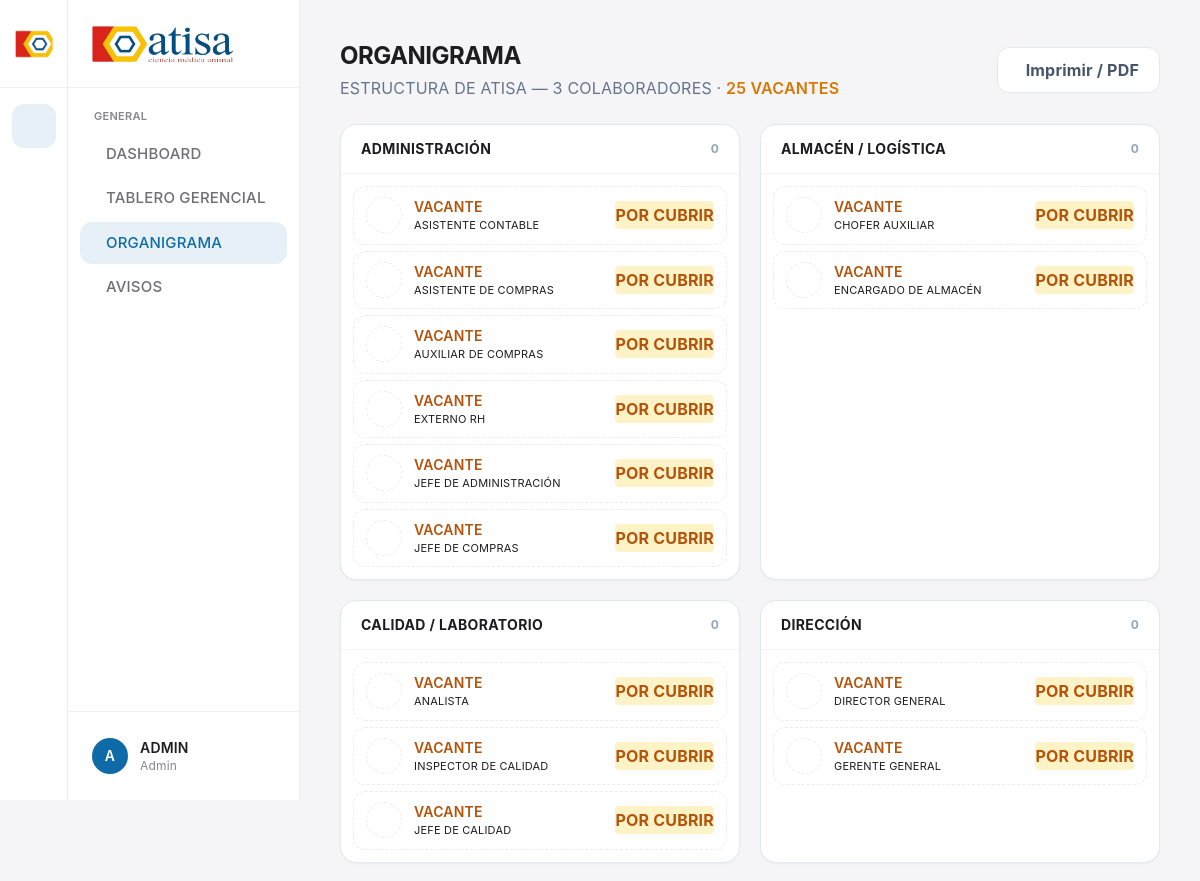
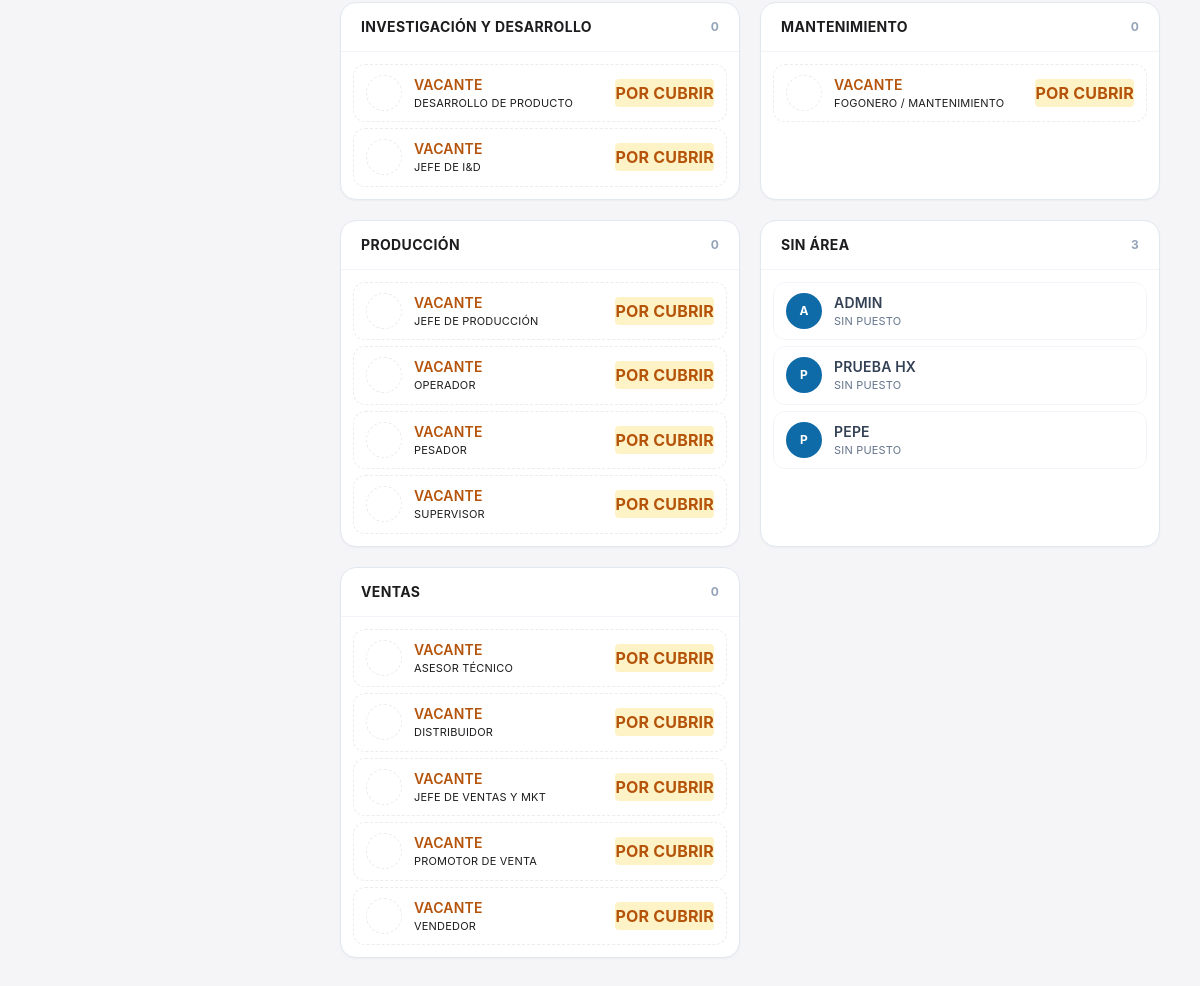
/organigrama (signed in), run on the app's committed database (2 pictures, top to bottom).
### tables this page shows
CREATE TABLE usuarios (
            id INTEGER PRIMARY KEY AUTOINCREMENT,
            numero_empleado TEXT UNIQUE NOT NULL,
            nombre_completo TEXT NOT NULL,
            username TEXT UNIQUE NOT NULL,
            password_hash TEXT NOT NULL,
            rol TEXT NOT NULL,
            estatus INTEGER DEFAULT 1
        , puesto TEXT, area TEXT, cumpleanos TEXT, talla_calzado TEXT, fecha_ingreso TEXT, fecha_nacimiento TEXT, curp TEXT, rfc TEXT, nss TEXT, domicilio TEXT, telefono TEXT, correo TEXT, estado_civil TEXT, num_dependientes TEXT, emergencia_nombre TEXT, emergencia_parentesco TEXT, emergencia_telefono TEXT, escolaridad TEXT, cedula_profesional TEXT, jefe_inmediato TEXT, tipo_contrato TEXT, fecha_fin_contrato TEXT, salario_diario TEXT, tipo_jornada TEXT, turno TEXT, infonavit TEXT, fonacot TEXT, banco_clabe TEXT, fecha_baja TEXT, motivo_baja TEXT);

CREATE TABLE puestos (
            id INTEGER PRIMARY KEY AUTOINCREMENT,
            codigo TEXT, nombre TEXT NOT NULL, area TEXT, nivel TEXT,
            objetivo TEXT, escolaridad TEXT, experiencia TEXT, conocimientos TEXT,
            habilidades TEXT, responsabilidades_bpm TEXT, epp TEXT, riesgos TEXT,
            activo INTEGER DEFAULT 1
        );

### erp.py (the view)
@app.route('/organigrama')
@login_required
@requiere_modulo('organigrama')
def organigrama():
    conn = get_db_connection()
    filas = conn.execute('''
        SELECT u.numero_empleado, u.nombre_completo, u.puesto, u.area,
               COALESCE(p.nivel, '') AS nivel
        FROM usuarios u
        LEFT JOIN puestos p ON p.nombre = u.puesto AND p.activo = 1
        WHERE u.estatus = 1
        ORDER BY u.nombre_completo
    ''').fetchall()
    vacantes = conn.execute('''
        SELECT nombre, area FROM puestos
        WHERE activo = 1 AND nombre NOT IN (
            SELECT puesto FROM usuarios WHERE estatus = 1 AND puesto IS NOT NULL AND puesto != ''
        ) ORDER BY area, nombre
    ''').fetchall()
    conn.close()
    filas = [dict(r) for r in filas]
    lideres = sorted([r for r in filas if r['nivel'] in ('Dirección', 'Gerente')],
                     key=lambda x: NIVEL_RANK.get(x['nivel'], 9))
    lideres_ids = {l['numero_empleado'] for l in lideres}
    por_area = {}
    for r in filas:
        if r['numero_empleado'] in lideres_ids:
            continue
        por_area.setdefault(r['area'] or 'Sin área', []).append(r)
    for a in por_area:
        por_area[a].sort(key=lambda x: (NIVEL_RANK.get(x['nivel'], 9), x['nombre_completo']))
    vac_por_area = {}
    for v in vacantes:
        vac_por_area.setdefault(v['area'] or 'Sin área', []).append(v['nombre'])
    areas_orden = sorted(set(por_area) | set(vac_por_area))
    return render_page('organigrama.html', lideres=lideres, por_area=por_area,
                       vac_por_area=vac_por_area, areas_orden=areas_orden,
                       total=len(filas), total_vac=len(vacantes))

### erp.py (called while the page is built)
def render_page(template, **context):
    layout = '_partial.html' if request.headers.get('HX-Request') else 'base.html'
    return render_template(template, _layout=layout, **context)

def construir_nav(rol):
    arbol = []
    for d in NAV_DEPARTAMENTOS:
        mods = [m for m in d['modulos'] if rol in PERMISOS.get(m[0][1:], [])]
        es_roadmap = len(d['modulos']) == 0
        if mods or (es_roadmap and rol == 'admin'):
            arbol.append({**d, 'modulos_visibles': mods, 'es_roadmap': es_roadmap})
    return arbol

@app.context_processor
def inject_globals():
    return {
        'EMPRESA_NOMBRE': EMPRESA_NOMBRE,
        'EMPRESA_CIUDAD': EMPRESA_CIUDAD,
        'tailwind_estatico': os.path.exists(os.path.join(app.static_folder, 'css', 'tailwind.css')),
        'permisos': PERMISOS,
        'nav_visible': construir_nav(session.get('rol')),
    }

def get_db_connection():
    conn = sqlite3.connect('base_planta.db', timeout=5.0)
    conn.row_factory = sqlite3.Row
    conn.execute('PRAGMA synchronous = NORMAL;')   # rápido y seguro junto a WAL
    conn.execute('PRAGMA temp_store = MEMORY;')     # tablas temporales en RAM
    conn.execute('PRAGMA cache_size = -16000;')     # ~16 MB de page cache
    conn.execute('PRAGMA foreign_keys = ON;')
    conn.execute('PRAGMA busy_timeout = 5000;')     # espera en vez de "database is locked"
    if has_app_context():
        g.setdefault('_db_conns', []).append(conn)
    return conn

@app.teardown_appcontext
def _cerrar_conexiones_db(exc):
    conns = g.pop('_db_conns', None)
    if conns:
        for c in conns:
            try:
                c.close()
            except Exception:
                pass

@app.after_request
def _auditar_cambios(response):
    try:
        if (request.method == 'POST' and 'user_id' in session
                and response.status_code < 400
                and request.path not in _AUDIT_POST_IGNORAR
                and not request.path.startswith('/static')):
            _auditar('cambio', 'Modificación de datos', request.path)
    except Exception:
        pass
    return response

def requiere_modulo(modulo):
    def decorator(f):
        @wraps(f)
        def decorated_function(*args, **kwargs):
            if 'user_id' not in session:
                return hx_redirect(url_for('login'))
            if session.get('rol') not in PERMISOS.get(modulo, []):
                return _denegar()
            return f(*args, **kwargs)
        return decorated_function
    return decorator

### templates/organigrama.html (shortened to what this page needs)
{% extends _layout|default("base.html") %}
{% macro persona(p, jefe=false) %}
<a href="/expediente/{{ p.numero_empleado }}" hx-get="/expediente/{{ p.numero_empleado }}" hx-target="#content" hx-push-url="true"
   class="flex items-center gap-3 px-3 py-2.5 rounded-xl border transition-colors {% if jefe %}border-[#0e6ba8]/40 bg-[#0e6ba8]/5{% else %}border-slate-100 hover:bg-slate-50{% endif %}">
    <div class="w-9 h-9 rounded-full bg-[#0e6ba8] text-white flex items-center justify-center font-bold text-xs uppercase shrink-0">{{ p.nombre_completo[0] if p.nombre_completo else '?' }}</div>
    <div class="min-w-0 flex-1">
        <p class="text-sm font-semibold text-slate-700 truncate">{{ p.nombre_completo }}</p>
        <p class="text-[11px] text-slate-500 truncate">{{ p.puesto or 'Sin puesto' }}</p>
    </div>
</a>
{% endmacro %}
{% block content %}
<div class="p-10">
    <header class="flex flex-wrap justify-between items-center gap-4 mb-6">
        <div>
            <h1 class="text-2xl font-bold text-[#1d1d1f]">Organigrama</h1>
            <p class="text-slate-500 mt-1">Estructura de ATISA — {{ total }} colaborador{{ 'es' if total != 1 else '' }}{% if total_vac %} · <span class="text-amber-600 font-semibold">{{ total_vac }} vacante{{ 's' if total_vac != 1 else '' }}</span>{% endif %}</p>
        </div>
        <button type="button" onclick="window.print()" class="no-print bg-white border border-slate-200 text-slate-600 px-5 py-2.5 font-bold rounded-xl hover:border-[#0e6ba8] hover:text-[#0e6ba8] flex items-center gap-2 transition-colors">
             Imprimir / PDF
        </button>
    </header>
    <div class="grid grid-cols-1 md:grid-cols-2 xl:grid-cols-3 gap-5">
        {% for area in areas_orden %}
        <section class="bg-white rounded-2xl shadow-sm border border-slate-200 overflow-hidden flex flex-col">
            <div class="px-5 py-3.5 border-b border-slate-100 bg-slate-50/60 flex items-center justify-between">
                <h3 class="font-bold text-[#1d1d1f] text-sm uppercase tracking-wide">{{ area }}</h3>
                <span class="text-xs font-bold text-slate-400">{{ por_area.get(area, [])|length }}</span>
            </div>
            <div class="p-3 flex flex-col gap-1.5">
                {% for p in por_area.get(area, []) %}
                {{ persona(p, jefe=(loop.first and p.nivel in ('Jefe','Coordinador'))) }}
                {% endfor %}
                {% for v in vac_por_area.get(area, []) %}
                <div class="flex items-center gap-3 px-3 py-2.5 rounded-xl border border-dashed border-amber-300 bg-amber-50/40">
                    <div class="w-9 h-9 rounded-full border border-dashed border-amber-400 text-amber-500 flex items-center justify-center shrink-0"></div>
                    <div class="min-w-0 flex-1">
                        <p class="text-sm font-semibold text-amber-700 truncate">Vacante</p>
                        <p class="text-[11px] text-amber-600/80 truncate">{{ v }}</p>
                    </div>
                    <span class="shrink-0 text-[9px] font-bold px-1.5 py-0.5 rounded bg-amber-100 text-amber-700 uppercase">Por cubrir</span>
                </div>
                {% endfor %}
            </div>
        </section>
        {% endfor %}
    </div>
</div>
{% endblock %}

### templates/base.html (shortened to what this page needs)
<!DOCTYPE html>
<html lang="es">
<head>
    <link rel="stylesheet" href="{{ url_for('static', filename='css/remixicon.min.css') }}">
    <link rel="stylesheet" href="{{ url_for('static', filename='css/estilos.css') }}">
    <link rel="stylesheet" href="{{ url_for('static', filename='css/all.min.css') }}">
    <link rel="stylesheet" href="{{ url_for('static', filename='css/select-pro.css') }}">
    {% if tailwind_estatico %}
    <link rel="stylesheet" href="{{ url_for('static', filename='css/tailwind.css') }}">
    {% else %}
    <script src="{{ url_for('static', filename='js/tailwind.js') }}"></script>
    {% endif %}
</head>
<body hx-boost="true" hx-ext="preload" hx-target="#content">
    <div id="root">
        <div class="flex min-h-screen bg-[#f5f5f7]">
            {% set _ns = namespace(activo='') %}
            {% for d in nav_visible %}
                {% for ruta, txt, icono, match in d.modulos_visibles %}
                    {% if _ns.activo == '' and (ruta == request.path or (match and request.path.startswith(match))) %}{% set _ns.activo = d.key %}{% endif %}
                {% endfor %}
            {% endfor %}
            {% if _ns.activo == '' and nav_visible %}{% set _ns.activo = nav_visible[0].key %}{% endif %}
            <aside class="fixed left-0 top-0 h-screen w-[300px] flex z-50 select-none">
                <div class="w-[68px] bg-white border-r border-[#ececef] flex flex-col items-center shrink-0">
                    <div class="h-[88px] flex items-center justify-center border-b border-[#f0f0f3] w-full">
                        <img src="{{ url_for('static', filename='img_sistema/isotipo.png') }}" alt="Atisa" class="w-10 h-10 object-contain">
                    </div>
                    <div class="flex-1 w-full py-4 flex flex-col items-center gap-1.5 overflow-y-auto">
                        {% for d in nav_visible %}
                        <button type="button" data-dept="{{ d.key }}" onclick="abrirDepto('{{ d.key }}')" title="{{ d.nombre }}"
                                class="dept-btn w-11 h-11 rounded-xl flex items-center justify-center text-[#86868b] hover:bg-[#f3f3f5] hover:text-[#1d1d1f] transition-colors duration-150 {% if d.key == _ns.activo %}dept-activo{% endif %}">
                        </button>
                        {% endfor %}
                    </div>
                </div>
                <div class="flex-1 min-w-0 bg-white border-r border-[#ececef] flex flex-col">
                    <div class="flex items-center px-6 h-[88px] border-b border-[#f0f0f3]">
                        <img alt="Atisa" class="h-9 object-contain" src="{{ url_for('static', filename='img_sistema/logo.png') }}">
                    </div>
                    <nav class="flex-1 px-3 py-5 overflow-y-auto">
                        {% for d in nav_visible %}
                        <div data-panel="{{ d.key }}" class="dept-panel {% if d.key != _ns.activo %}hidden{% endif %}">
                            <p class="px-3.5 mb-2 text-[11px] font-semibold uppercase tracking-wide text-[#86868b]">{{ d.nombre }}</p>
                            <div class="space-y-0.5">
                                {% for ruta, txt, icono, match in d.modulos_visibles %}
                                <a href="{{ ruta }}"
                                   data-nav data-match="{{ match }}"
                                   hx-get="{{ ruta }}" hx-target="#content" hx-swap="innerHTML show:window:top"
                                   hx-push-url="true" hx-indicator="#barra-progreso, #content"
                                   preload="mouseover"
                                   class="nav-link w-full flex items-center gap-3 px-3.5 py-2.5 rounded-xl text-[15px] font-medium text-[#6e6e73] hover:bg-[#f3f3f5] hover:text-[#1d1d1f] transition-colors duration-150 whitespace-nowrap">
                                    <span>{{ txt }}</span>
                                </a>
                                {% endfor %}
                            </div>
                        </div>
                        {% endfor %}
                    </nav>
                    <div class="px-3 py-4 border-t border-[#f0f0f3]">
                        <div class="flex items-center gap-3 px-3 py-2.5 rounded-xl hover:bg-[#f3f3f5] transition-colors">
                            <div class="w-9 h-9 flex items-center justify-center rounded-full bg-[#0e6ba8] text-white font-semibold text-sm shrink-0 uppercase">
                                {{ (session.get('nombre') or 'U')[:1] }}
                            </div>
                            <div class="flex-1 min-w-0">
                                <p class="text-[#1d1d1f] text-sm font-semibold truncate">{{ session.get('nombre', 'Usuario') }}</p>
                                <p class="text-[#86868b] text-xs truncate capitalize">{{ session.get('rol', 'Colaborador') }}</p>
                            </div>
                            <a href="/logout" hx-boost="false" class="w-8 h-8 flex items-center justify-center text-[#86868b] hover:text-rose-500 transition-colors cursor-pointer" title="Cerrar sesión">
                            </a>
                        </div>
                    </div>
                </div>
            </aside>
            <main class="flex-1 ml-[300px] flex flex-col min-h-screen">
                <div id="content">
                    {% block content %}{% endblock %}
                </div>
            </main>
        </div>
    </div>
</body>
</html>

### templates/base.html (style rules this page uses)
.nav-activo { background: rgba(14,107,168,.10); color: #0e6ba8 !important; }
.dept-activo { background: rgba(14,107,168,.10); color: #0e6ba8 !important; }
body { text-transform: uppercase; letter-spacing: .012em; }
.w-\[300px\] { width:300px }
.w-\[68px\] { width:68px }
.ml-\[300px\] { margin-left:300px }
.space-y-0\.5 > :not([hidden]) ~ :not([hidden]) { margin-top:.125rem }
.bg-\[\#0e6ba8\] { background-color:#0e6ba8 }
.text-\[\#1d1d1f\] { color:#1d1d1f }
.text-\[\#6e6e73\] { color:#6e6e73 }
.text-\[\#86868b\] { color:#86868b }

### data on the page
usuarios: nombre_completo "A", get "ADMIN", get "Admin", nombre_completo "ADMIN", puesto "SIN PUESTO"
puestos: area "ADMINISTRACIÓN", get|length "0", nombre "ASISTENTE CONTABLE"
puestos: nombre "ASISTENTE DE COMPRAS"
puestos: nombre "AUXILIAR DE COMPRAS"
puestos: nombre "EXTERNO RH"
puestos: nombre "JEFE DE ADMINISTRACIÓN"
puestos: nombre "JEFE DE COMPRAS"
puestos: area "ALMACÉN / LOGÍSTICA", get|length "0", nombre "CHOFER AUXILIAR"
puestos: nombre "ENCARGADO DE ALMACÉN"
puestos: area "CALIDAD / LABORATORIO", get|length "0", nombre "ANALISTA"
puestos: nombre "INSPECTOR DE CALIDAD"
puestos: nombre "JEFE DE CALIDAD"
puestos: area "DIRECCIÓN", get|length "0", nombre "DIRECTOR GENERAL"
puestos: nombre "GERENTE GENERAL"
puestos: area "INVESTIGACIÓN Y DESARROLLO", get|length "0", nombre "DESARROLLO DE PRODUCTO"
puestos: nombre "JEFE DE I&D"
puestos: area "MANTENIMIENTO", get|length "0", nombre "FOGONERO / MANTENIMIENTO"
puestos: area "PRODUCCIÓN", get|length "0", nombre "JEFE DE PRODUCCIÓN"
puestos: nombre "OPERADOR"
puestos: nombre "PESADOR"
puestos: nombre "SUPERVISOR"
usuarios: nombre_completo "P", nombre_completo "PRUEBA HX", puesto "SIN PUESTO"
usuarios: nombre_completo "P", nombre_completo "PEPE", puesto "SIN PUESTO"
puestos: area "VENTAS", get|length "0", nombre "ASESOR TÉCNICO"
puestos: nombre "DISTRIBUIDOR"
puestos: nombre "JEFE DE VENTAS Y MKT"
puestos: nombre "PROMOTOR DE VENTA"
puestos: nombre "VENDEDOR"

### other printed values
{{ d.nombre }} "GENERAL"
{{ txt }} "DASHBOARD" "TABLERO GERENCIAL" "ORGANIGRAMA" "AVISOS"
{{ total }} "3"
{{ 'es' if total != 1 else '' }} "ES"
{{ total_vac }} "25"
{{ 's' if total_vac != 1 else '' }} "S"
{{ area }} "SIN ÁREA"
{{ por_area.get(area, [])|length }} "3"
